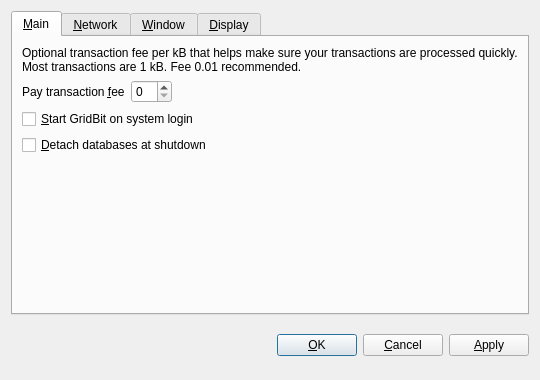
<?xml version="1.0" encoding="UTF-8"?>
<ui version="4.0">
 <class>OptionsDialog</class>
 <widget class="QDialog" name="OptionsDialog">
  <property name="geometry">
   <rect>
    <x>0</x>
    <y>0</y>
    <width>540</width>
    <height>380</height>
   </rect>
  </property>
  <property name="windowTitle">
   <string>Options</string>
  </property>
  <property name="modal">
   <bool>true</bool>
  </property>
  <layout class="QVBoxLayout" name="verticalLayout">
   <item>
    <widget class="QTabWidget" name="tabWidget">
     <property name="tabPosition">
      <enum>QTabWidget::North</enum>
     </property>
     <property name="currentIndex">
      <number>0</number>
     </property>
     <widget class="QWidget" name="tabMain">
      <attribute name="title">
       <string>&amp;Main</string>
      </attribute>
      <layout class="QVBoxLayout" name="verticalLayout_Main">
       <item>
        <widget class="QLabel" name="transactionFeeInfoLabel">
         <property name="text">
          <string>Optional transaction fee per kB that helps make sure your transactions are processed quickly. Most transactions are 1 kB. Fee 0.01 recommended.</string>
         </property>
         <property name="textFormat">
          <enum>Qt::PlainText</enum>
         </property>
         <property name="wordWrap">
          <bool>true</bool>
         </property>
        </widget>
       </item>
       <item>
        <layout class="QHBoxLayout" name="horizontalLayout_Main">
         <item>
          <widget class="QLabel" name="transactionFeeLabel">
           <property name="text">
            <string>Pay transaction &amp;fee</string>
           </property>
           <property name="textFormat">
            <enum>Qt::PlainText</enum>
           </property>
           <property name="buddy">
            <cstring>transactionFee</cstring>
           </property>
          </widget>
         </item>
         <item>
          <widget class="BitcoinAmountField" name="transactionFee"/>
         </item>
         <item>
          <spacer name="horizontalSpacer_Main">
           <property name="orientation">
            <enum>Qt::Horizontal</enum>
           </property>
           <property name="sizeHint" stdset="0">
            <size>
             <width>40</width>
             <height>20</height>
            </size>
           </property>
          </spacer>
         </item>
        </layout>
       </item>
       <item>
        <widget class="QCheckBox" name="bitcoinAtStartup">
         <property name="toolTip">
          <string>Automatically start GridBit after logging in to the system.</string>
         </property>
         <property name="text">
          <string>&amp;Start GridBit on system login</string>
         </property>
        </widget>
       </item>
       <item>
        <widget class="QCheckBox" name="detachDatabases">
         <property name="toolTip">
          <string>Detach block and address databases at shutdown. This means they can be moved to another data directory, but it slows down shutdown. The wallet is always detached.</string>
         </property>
         <property name="text">
          <string>&amp;Detach databases at shutdown</string>
         </property>
        </widget>
       </item>
       <item>
        <spacer name="verticalSpacer_Main">
         <property name="orientation">
          <enum>Qt::Vertical</enum>
         </property>
         <property name="sizeHint" stdset="0">
          <size>
           <width>20</width>
           <height>40</height>
          </size>
         </property>
        </spacer>
       </item>
      </layout>
     </widget>
     <widget class="QWidget" name="tabNetwork">
      <attribute name="title">
       <string>&amp;Network</string>
      </attribute>
      <layout class="QVBoxLayout" name="verticalLayout_Network">
       <item>
        <widget class="QCheckBox" name="mapPortUpnp">
         <property name="toolTip">
          <string>Automatically open the GridBit client port on the router. This only works when your router supports UPnP and it is enabled.</string>
         </property>
         <property name="text">
          <string>Map port using &amp;UPnP</string>
         </property>
        </widget>
       </item>
       <item>
        <widget class="QCheckBox" name="connectSocks">
         <property name="toolTip">
          <string>Connect to the GridBit network through a SOCKS proxy (e.g. when connecting through Tor).</string>
         </property>
         <property name="text">
          <string>&amp;Connect through SOCKS proxy:</string>
         </property>
        </widget>
       </item>
       <item>
        <layout class="QHBoxLayout" name="horizontalLayout_Network">
         <item>
          <widget class="QLabel" name="proxyIpLabel">
           <property name="text">
            <string>Proxy &amp;IP:</string>
           </property>
           <property name="textFormat">
            <enum>Qt::PlainText</enum>
           </property>
           <property name="buddy">
            <cstring>proxyIp</cstring>
           </property>
          </widget>
         </item>
         <item>
          <widget class="QValidatedLineEdit" name="proxyIp">
           <property name="maximumSize">
            <size>
             <width>140</width>
             <height>16777215</height>
            </size>
           </property>
           <property name="toolTip">
            <string>IP address of the proxy (e.g. 127.0.0.1)</string>
           </property>
          </widget>
         </item>
         <item>
          <widget class="QLabel" name="proxyPortLabel">
           <property name="text">
            <string>&amp;Port:</string>
           </property>
           <property name="textFormat">
            <enum>Qt::PlainText</enum>
           </property>
           <property name="buddy">
            <cstring>proxyPort</cstring>
           </property>
          </widget>
         </item>
         <item>
          <widget class="QLineEdit" name="proxyPort">
           <property name="maximumSize">
            <size>
             <width>55</width>
             <height>16777215</height>
            </size>
           </property>
           <property name="toolTip">
            <string>Port of the proxy (e.g. 9050)</string>
           </property>
          </widget>
         </item>
         <item>
          <widget class="QLabel" name="socksVersionLabel">
           <property name="text">
            <string>SOCKS &amp;Version:</string>
           </property>
           <property name="textFormat">
            <enum>Qt::PlainText</enum>
           </property>
           <property name="buddy">
            <cstring>socksVersion</cstring>
           </property>
          </widget>
         </item>
         <item>
          <widget class="QValueComboBox" name="socksVersion">
           <property name="toolTip">
            <string>SOCKS version of the proxy (e.g. 5)</string>
           </property>
          </widget>
         </item>
         <item>
          <spacer name="horizontalSpacer_Network">
           <property name="orientation">
            <enum>Qt::Horizontal</enum>
           </property>
           <property name="sizeHint" stdset="0">
            <size>
             <width>40</width>
             <height>20</height>
            </size>
           </property>
          </spacer>
         </item>
        </layout>
       </item>
       <item>
        <spacer name="verticalSpacer_Network">
         <property name="orientation">
          <enum>Qt::Vertical</enum>
         </property>
         <property name="sizeHint" stdset="0">
          <size>
           <width>20</width>
           <height>40</height>
          </size>
         </property>
        </spacer>
       </item>
      </layout>
     </widget>
     <widget class="QWidget" name="tabWindow">
      <attribute name="title">
       <string>&amp;Window</string>
      </attribute>
      <layout class="QVBoxLayout" name="verticalLayout_Window">
       <item>
        <widget class="QCheckBox" name="minimizeToTray">
         <property name="toolTip">
          <string>Show only a tray icon after minimizing the window.</string>
         </property>
         <property name="text">
          <string>&amp;Minimize to the tray instead of the taskbar</string>
         </property>
        </widget>
       </item>
       <item>
        <widget class="QCheckBox" name="minimizeOnClose">
         <property name="toolTip">
          <string>Minimize instead of exit the application when the window is closed. When this option is enabled, the application will be closed only after selecting Quit in the menu.</string>
         </property>
         <property name="text">
          <string>M&amp;inimize on close</string>
         </property>
        </widget>
       </item>
       <item>
        <spacer name="verticalSpacer_Window">
         <property name="orientation">
          <enum>Qt::Vertical</enum>
         </property>
         <property name="sizeHint" stdset="0">
          <size>
           <width>20</width>
           <height>40</height>
          </size>
         </property>
        </spacer>
       </item>
      </layout>
     </widget>
     <widget class="QWidget" name="tabDisplay">
      <attribute name="title">
       <string>&amp;Display</string>
      </attribute>
      <layout class="QVBoxLayout" name="verticalLayout_Display">
       <item>
        <layout class="QHBoxLayout" name="horizontalLayout_1_Display">
         <item>
          <widget class="QLabel" name="langLabel">
           <property name="text">
            <string>User Interface &amp;language:</string>
           </property>
           <property name="textFormat">
            <enum>Qt::PlainText</enum>
           </property>
           <property name="buddy">
            <cstring>lang</cstring>
           </property>
          </widget>
         </item>
         <item>
          <widget class="QValueComboBox" name="lang">
           <property name="toolTip">
            <string>The user interface language can be set here. This setting will take effect after restarting GridBit.</string>
           </property>
          </widget>
         </item>
        </layout>
       </item>
       <item>
        <layout class="QHBoxLayout" name="horizontalLayout_2_Display">
         <item>
          <widget class="QLabel" name="unitLabel">
           <property name="text">
            <string>&amp;Unit to show amounts in:</string>
           </property>
           <property name="textFormat">
            <enum>Qt::PlainText</enum>
           </property>
           <property name="buddy">
            <cstring>unit</cstring>
           </property>
          </widget>
         </item>
         <item>
          <widget class="QValueComboBox" name="unit">
           <property name="toolTip">
            <string>Choose the default subdivision unit to show in the interface and when sending coins.</string>
           </property>
          </widget>
         </item>
        </layout>
       </item>
       <item>
        <widget class="QCheckBox" name="displayAddresses">
         <property name="toolTip">
          <string>Whether to show GridBit addresses in the transaction list or not.</string>
         </property>
         <property name="text">
          <string>&amp;Display addresses in transaction list</string>
         </property>
        </widget>
       </item>
       <item>
        <widget class="QCheckBox" name="coinControlFeatures">
         <property name="toolTip">
          <string>Whether to show coin control features or not.</string>
         </property>
         <property name="text">
          <string>Display coin &amp;control features (experts only!)</string>
         </property>
        </widget>
       </item>
       <item>
        <spacer name="verticalSpacer_Display">
         <property name="orientation">
          <enum>Qt::Vertical</enum>
         </property>
         <property name="sizeHint" stdset="0">
          <size>
           <width>20</width>
           <height>40</height>
          </size>
         </property>
        </spacer>
       </item>
      </layout>
     </widget>
    </widget>
   </item>
   <item>
    <layout class="QHBoxLayout" name="horizontalLayout_Buttons">
     <item>
      <spacer name="horizontalSpacer_1">
       <property name="orientation">
        <enum>Qt::Horizontal</enum>
       </property>
       <property name="sizeHint" stdset="0">
        <size>
         <width>40</width>
         <height>48</height>
        </size>
       </property>
      </spacer>
     </item>
     <item>
      <widget class="QLabel" name="statusLabel">
       <property name="font">
        <font>
         <weight>75</weight>
         <bold>true</bold>
        </font>
       </property>
       <property name="text">
        <string/>
       </property>
       <property name="textFormat">
        <enum>Qt::PlainText</enum>
       </property>
       <property name="wordWrap">
        <bool>true</bool>
       </property>
      </widget>
     </item>
     <item>
      <spacer name="horizontalSpacer_2">
       <property name="orientation">
        <enum>Qt::Horizontal</enum>
       </property>
       <property name="sizeHint" stdset="0">
        <size>
         <width>40</width>
         <height>48</height>
        </size>
       </property>
      </spacer>
     </item>
     <item>
      <widget class="QPushButton" name="okButton">
       <property name="text">
        <string>&amp;OK</string>
       </property>
      </widget>
     </item>
     <item>
      <widget class="QPushButton" name="cancelButton">
       <property name="text">
        <string>&amp;Cancel</string>
       </property>
       <property name="autoDefault">
        <bool>false</bool>
       </property>
      </widget>
     </item>
     <item>
      <widget class="QPushButton" name="applyButton">
       <property name="text">
        <string>&amp;Apply</string>
       </property>
       <property name="autoDefault">
        <bool>false</bool>
       </property>
      </widget>
     </item>
    </layout>
   </item>
  </layout>
 </widget>
 <customwidgets>
  <customwidget>
   <class>BitcoinAmountField</class>
   <extends>QSpinBox</extends>
   <header>bitcoinamountfield.h</header>
  </customwidget>
  <customwidget>
   <class>QValueComboBox</class>
   <extends>QComboBox</extends>
   <header>qvaluecombobox.h</header>
  </customwidget>
  <customwidget>
   <class>QValidatedLineEdit</class>
   <extends>QLineEdit</extends>
   <header>qvalidatedlineedit.h</header>
  </customwidget>
 </customwidgets>
 <resources/>
 <connections/>
</ui>
